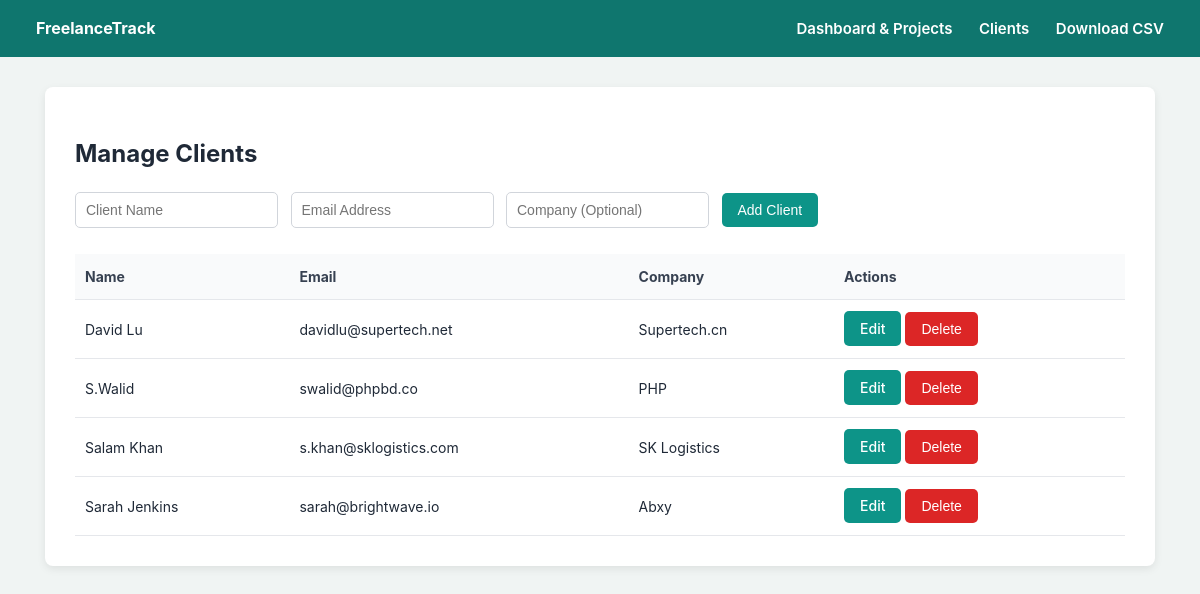
The app's page /clients with its own data.
### tables this page shows
CREATE TABLE clients (
            id INTEGER PRIMARY KEY AUTOINCREMENT,
            name TEXT NOT NULL,
            email TEXT NOT NULL,
            company TEXT
        );

### app.py (the view, shortened to what this page needs)
@app.route("/clients", methods=["GET", "POST"])
def clients():
    conn = get_db_connection()
    all_clients = conn.execute("SELECT * FROM clients ORDER BY id DESC").fetchall()
    conn.close()
    return render_template("clients.html", clients=all_clients)

### database.py (called while the page is built)
def get_db_connection():
    conn = sqlite3.connect(DB_NAME)
    conn.row_factory = sqlite3.Row
    conn.execute("PRAGMA foreign_keys = ON")
    return conn

### templates/clients.html
{% extends "base.html" %}
{% block content %}
<h2>Manage Clients</h2>
<form method="POST" action="{{ url_for('clients') }}">
    <input type="text" name="name" placeholder="Client Name" required>
    <input type="email" name="email" placeholder="Email Address" required>
    <input type="text" name="company" placeholder="Company (Optional)">
    <button type="submit">Add Client</button>
</form>
<table>
    <thead>
        <tr>
            <th>Name</th>
            <th>Email</th>
            <th>Company</th>
            <th>Actions</th>
        </tr>
    </thead>
    <tbody>
        {% for c in clients %}
        <tr>
            <td>{{ c.name }}</td>
            <td>{{ c.email }}</td>
            <td>{{ c.company or "-" }}</td>
            <td>
                <a href="{{ url_for('edit_client', client_id=c.id) }}" class="btn">Edit</a>
                <form method="POST" action="{{ url_for('delete_client', client_id=c.id) }}" style="display:inline;">
                    <button type="submit" class="btn btn-danger" onclick="return confirm('Deleting a client also deletes their projects. Continue?')">Delete</button>
                </form>
            </td>
        </tr>
        {% else %}
        <tr><td colspan="4">No clients added yet.</td></tr>
        {% endfor %}
    </tbody>
</table>
{% endblock %}

### static/style.css (style rules this page uses)
body { font-family: -apple-system, BlinkMacSystemFont, "Segoe UI", Roboto, sans-serif; background-color: #f0f4f3; color: #1f2937; margin: 0; padding: 0; line-height: 1.5; }
table { width: 100%; border-collapse: collapse; margin-top: 18px; }
th, td { padding: 12px 10px; border-bottom: 1px solid #e5e7eb; text-align: left; font-size: 14px; }
th { background-color: #f9fafb; color: #374151; }
input, select { padding: 9px 10px; margin-right: 8px; margin-bottom: 8px; border: 1px solid #d1d5db; border-radius: 5px; font-size: 14px; }
button, .btn { padding: 9px 16px; background-color: #0d9488; color: #ffffff; border: none; border-radius: 5px; cursor: pointer; text-decoration: none; font-size: 14px; font-weight: 500; }
.btn-danger { background-color: #dc2626; }

### records on screen
clients: name "David Lu", email "davidlu@supertech.net", company "Supertech.cn"
clients: name "S.Walid", email "swalid@phpbd.co", company "PHP"
clients: name "Salam Khan", email "s.khan@sklogistics.com", company "SK Logistics"
clients: name "Sarah Jenkins", email "sarah@brightwave.io", company "Abxy"
